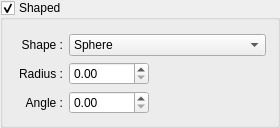
      <widget class="QGroupBox" name="Shaped">
       <property name="minimumSize">
        <size>
         <width>280</width>
         <height>0</height>
        </size>
       </property>
       <property name="title">
        <string>Shaped</string>
       </property>
       <property name="flat">
        <bool>false</bool>
       </property>
       <property name="checkable">
        <bool>true</bool>
       </property>
       <layout class="QFormLayout" name="formLayout_4">
        <property name="labelAlignment">
         <set>Qt::AlignRight|Qt::AlignTrailing|Qt::AlignVCenter</set>
        </property>
        <property name="leftMargin">
         <number>0</number>
        </property>
        <property name="topMargin">
         <number>14</number>
        </property>
        <item row="0" column="0">
         <widget class="QLabel" name="ShapeLabel">
          <property name="minimumSize">
           <size>
            <width>60</width>
            <height>0</height>
           </size>
          </property>
          <property name="text">
           <string>Shape :</string>
          </property>
          <property name="alignment">
           <set>Qt::AlignRight|Qt::AlignTrailing|Qt::AlignVCenter</set>
          </property>
         </widget>
        </item>
        <item row="0" column="1">
         <widget class="QComboBox" name="Shape">
          <item>
           <property name="text">
            <string>Sphere</string>
           </property>
          </item>
          <item>
           <property name="text">
            <string>Hemisphere</string>
           </property>
          </item>
          <item>
           <property name="text">
            <string>Cone</string>
           </property>
          </item>
         </widget>
        </item>
        <item row="1" column="0">
         <widget class="QLabel" name="ShapeRadiusLabel">
          <property name="minimumSize">
           <size>
            <width>60</width>
            <height>0</height>
           </size>
          </property>
          <property name="text">
           <string>Radius :</string>
          </property>
          <property name="alignment">
           <set>Qt::AlignRight|Qt::AlignTrailing|Qt::AlignVCenter</set>
          </property>
         </widget>
        </item>
        <item row="1" column="1">
         <widget class="QcDoubleSpinBox" name="ShapeRadius">
          <property name="maximumSize">
           <size>
            <width>80</width>
            <height>16777215</height>
           </size>
          </property>
          <property name="singleStep">
           <double>0.100000000000000</double>
          </property>
         </widget>
        </item>
        <item row="2" column="1">
         <widget class="QcDoubleSpinBox" name="ShapeAngle">
          <property name="maximumSize">
           <size>
            <width>80</width>
            <height>16777215</height>
           </size>
          </property>
          <property name="maximum">
           <double>90.000000000000000</double>
          </property>
          <property name="singleStep">
           <double>1.000000000000000</double>
          </property>
         </widget>
        </item>
        <item row="2" column="0">
         <widget class="QLabel" name="ShapeAngleLabel">
          <property name="minimumSize">
           <size>
            <width>60</width>
            <height>0</height>
           </size>
          </property>
          <property name="text">
           <string>Angle :</string>
          </property>
          <property name="alignment">
           <set>Qt::AlignRight|Qt::AlignTrailing|Qt::AlignVCenter</set>
          </property>
         </widget>
        </item>
       </layout>
      </widget>
